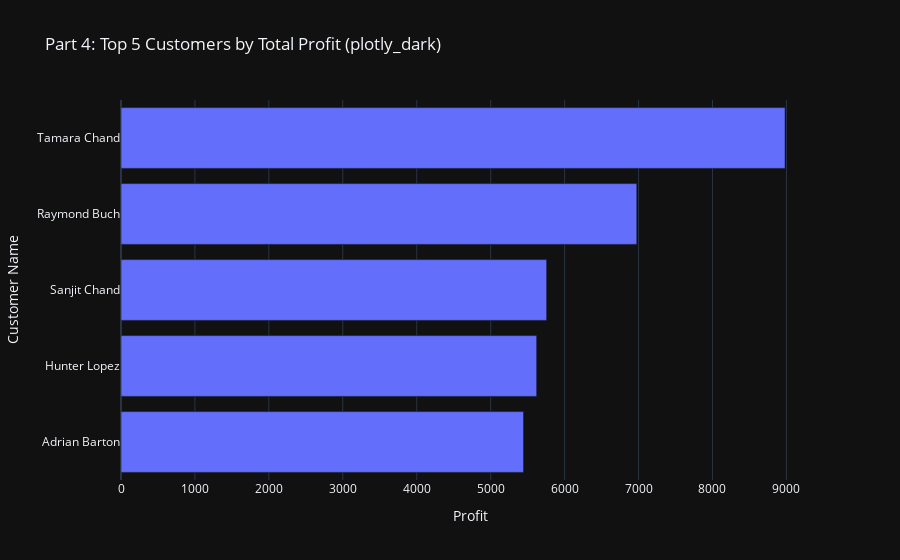

The cell this chart's notebook holds for it:
### Markdown cell above
# Part 4

### Code cell
#print title
print('Part 4: Top 5 Customers by Total Profit')

#importing the libraries
import pandas as pd 
import plotly.express as px

#reading the data
df_p4 = pd.read_excel('Sample - Superstore.xlsx')

#clean the data to just have prfit and customer name
df_p4 = df_p4[['Customer Name', 'Profit']]

#grouping the data by customer name
ser_p4 = df_p4.groupby('Customer Name', as_index=True)[['Profit']].sum()

#checking if the data is a series or a dataframe
if (isinstance(ser_p4,pd.Series)): 
    df_grouped_p4 = ser_p3.to_frame()
else:
    df_grouped_p4 = ser_p4

#sorting the data
df_sorted_p4 = df_grouped_p4.sort_values(by='Profit', ascending=False).head(5).reset_index()
print(df_sorted_p4.shape)
print(df_sorted_p4.head())
df_sorted_p4 = df_sorted_p4.sort_values(by='Profit', ascending=True)

#create the horizontal bar plot with black background
fig = px.bar(df_sorted_p4, x='Profit', y='Customer Name', title='Part 4: Top 5 Customers by Total Profit (plotly_dark)', orientation='h', template='plotly_dark')
fig.show()

### Figure 1 — Plotly figure (JSON) as saved in the notebook; plotly's stock layout.template omitted (floating-point values rounded to 4 significant figures)
{"data": [{"hovertemplate": "Profit=%{x}<br>Customer Name=%{y}<extra></extra>", "legendgroup": "", "marker": {"color": "#636efa", "pattern": {"shape": ""}}, "name": "", "orientation": "h", "showlegend": false, "textposition": "auto", "type": "bar", "x": [5445.0, 5622.0, 5757.0, 6976.0, 8981.0], "xaxis": "x", "y": ["Adrian Barton", "Hunter Lopez", "Sanjit Chand", "Raymond Buch", "Tamara Chand"], "yaxis": "y"}], "layout": {"barmode": "relative", "legend": {"tracegroupgap": 0}, "title": {"text": "Part 4: Top 5 Customers by Total Profit (plotly_dark)"}, "xaxis": {"anchor": "y", "domain": [0, 1], "title": {"text": "Profit"}}, "yaxis": {"anchor": "x", "domain": [0, 1], "title": {"text": "Customer Name"}}}}
